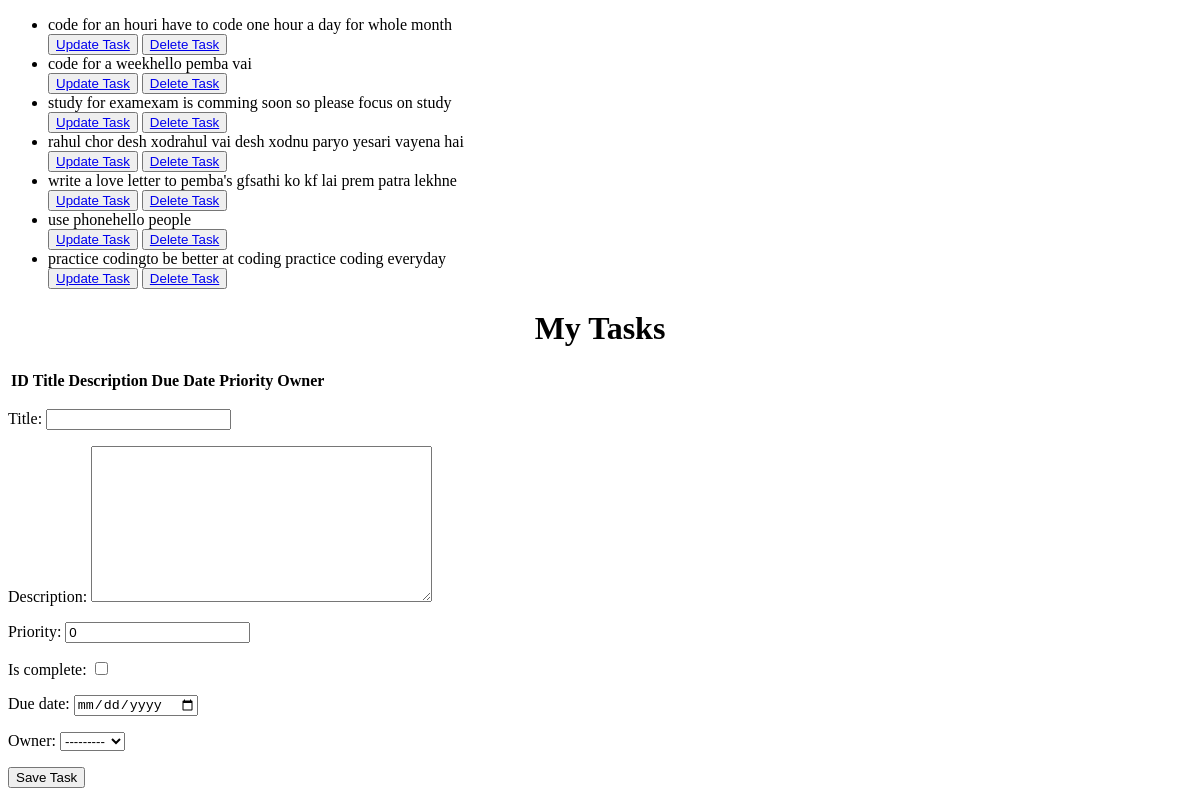
Before: / with the older database file.
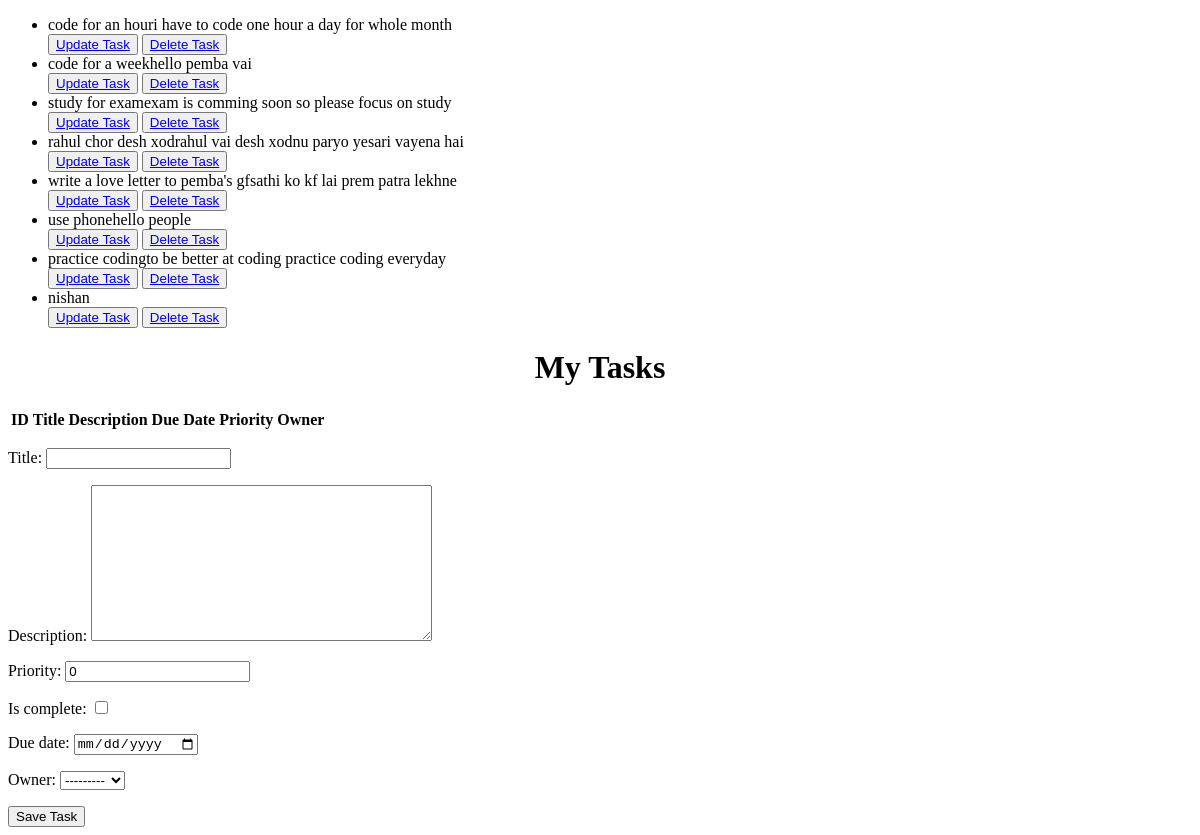
After: the same page with the newer database file.
### home/models.py (models this page shows, shortened)
class Task(models.Model):
    title = models.CharField(max_length=200)
    description = models.TextField(blank = True)
    priority = models.IntegerField(default=0)
    is_complete = models.BooleanField(default = False)
    created_at = models.DateTimeField(auto_now_add = True)
    updated_at = models.DateTimeField(auto_now = True)
    due_date =  models.DateTimeField(blank = True, null = True)
    owner = models.ForeignKey(User, related_name = 'tasks', on_delete = models.CASCADE)

### home/views.py (the view, shortened to what this page needs)
# urls.py: path('', views.TaskView.as_view(), name='task'),
class TaskView(View):
    def get(self,request):
        tasks=Task.objects.all()
        task_form=TaskForm()
        return render(request,'index.html',{'tasks':tasks,'tasks_form':task_form})

### home/task_form.py
class TaskForm(forms.ModelForm):
    class Meta:
        model = Task
        fields = '__all__'
        widgets = {
            'due_date' : forms.DateInput(attrs={'type' : 'date'})
        }

### home/templates/index.html (shortened to what this page needs)
{% extends "base.html" %}
{% block content %}
<ul>
{% for task in tasks  %}
<li>
    {{task.title}}{{task.description}}
</li>
<button><a href="{% url "update_task" task.id %}">Update Task</a></button>
<button><a href="{% url "delete_task" task.id %}">Delete Task</a></button>
{% endfor %}
</ul>
    <h1>My Tasks</h1>
    <table>
    <thead>
    <tr>
        <th>ID</th>
        <th>Title</th>
        <th>Description</th>
        <th>Due Date</th>
        <th>Priority</th>
        <th>Owner</th>
    </tr>
</thead>
    </table>
    <form method="post">
       {{tasks_form.as_p}}
       <button type='submit'>Save Task
       </button>
    </form>
{% endblock content %}

### templates/base.html (shortened to what this page needs)
<!DOCTYPE html>
<html lang="en">
<head>
</head>
<body>
    {% block content %}
    {% endblock content %}
</body>
</html>

### templates/base.html (style rules this page uses)
h1 { text-align:center; justify-content: center; }

Changed rows visible on the page:
added Task: title "nishan"
